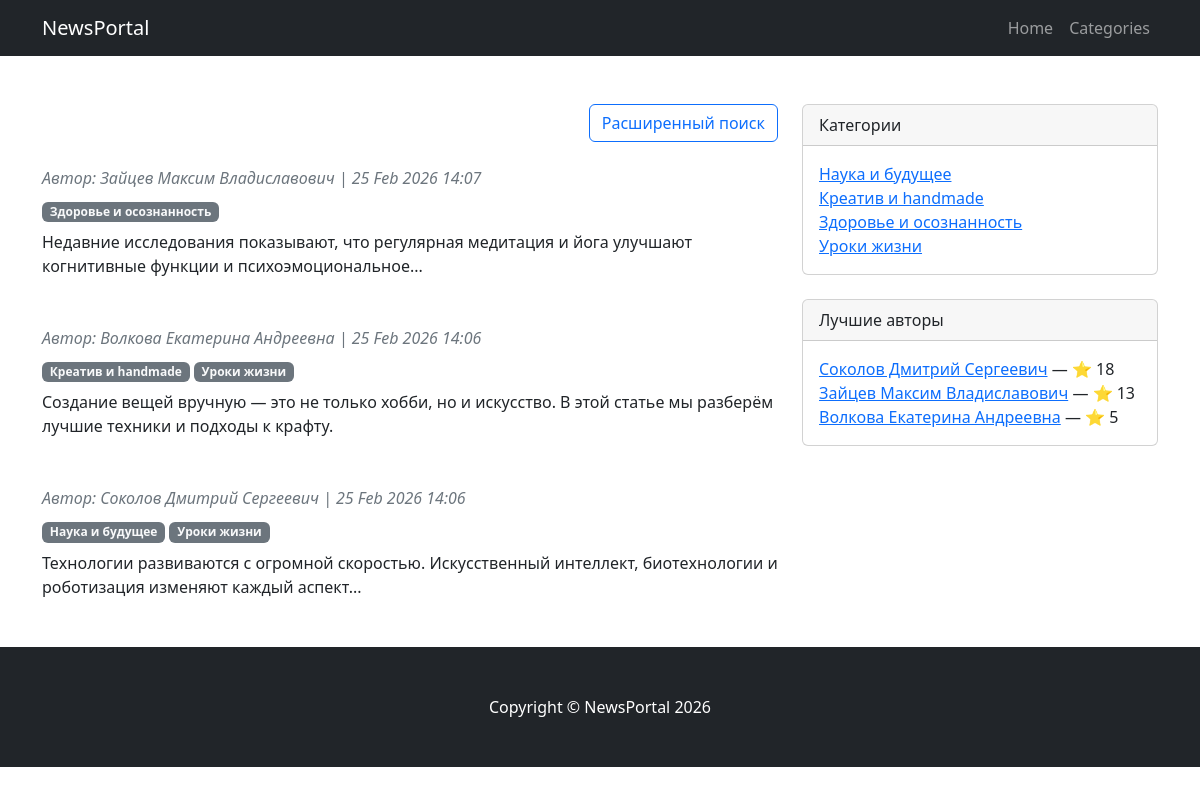
Before: /news/ with the older database file.
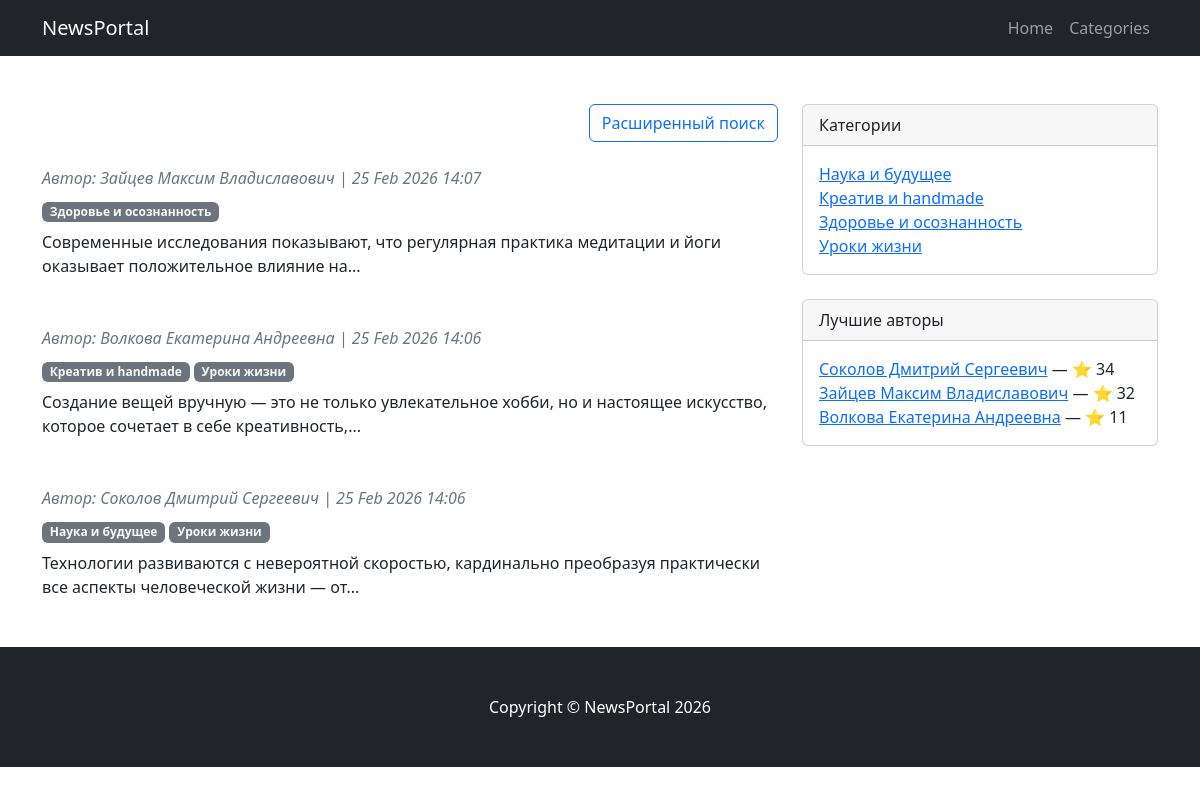
After: the same page with the newer database file.
### NewsPortal/models.py (models this page shows, shortened)
class Post(models.Model):
    name = models.CharField(max_length=50)
    author = models.ForeignKey(Author, on_delete=models.CASCADE)
    type_post = models.CharField(max_length=20, choices=POST_CHOICES)
    time_create = models.DateTimeField(auto_now_add=True)
    categories = models.ManyToManyField(Categories, through='PostCategories')
    content = models.TextField()
    rating_post = models.IntegerField(default=0)
    def preview(self):
        snippet = self.content[:124]
        if len(self.content) > 124:
            snippet = snippet.rsplit(' ', 1)[0]
            return snippet + '...'
        return snippet

class Author(models.Model):
    user = models.OneToOneField(User, on_delete=models.CASCADE)
    rating_author = models.IntegerField(default=0)

### NewsPortal/views.py (the view)
# urls.py: path('news/', PostListView.as_view(), name='post_list'),
class PostListView(ListView):
    model = Post
    template_name = 'post_list.html'
    context_object_name = 'posts'
    ordering = ['-time_create']
    paginate_by = 10
    def get_context_data(self, **kwargs):
        context = super().get_context_data(**kwargs)
        context['categories'] = Categories.objects.all()  # добавляем категории
        context['top_authors'] = Author.objects.order_by(
            '-rating_author'
        )[:5]
        return context
    def get_queryset(self):
        return Post.objects.annotate(num_comments=Count('comment')).order_by('-time_create')

### NewsPortal/templatetags/custom_filters.py (called while the page is built)
@register.filter
def censor(value):
    if not isinstance(value, str):
        return value
    pattern = r'\b(' + '|'.join(re.escape(word) for word in BAD_WORDS) + r')\b'
    def replace_with_stars(match):
        word = match.group()
        return word[0] + '*' * (len(word) - 1)
    return re.sub(pattern, replace_with_stars, value, flags=re.IGNORECASE)

### templates/post_list.html (shortened to what this page needs)
{% extends 'flatpages/default.html' %}
{% load custom_filters %}
{% block content %}
<div class="row">
    <div class="col-lg-8">
        <div class="mb-4 d-flex justify-content-end">
            <a href="{% url 'post_search' %}" class="btn btn-outline-primary">
                Расширенный поиск
            </a>
        </div>
        {% for post in posts %}
        <article class="mb-5">
            <header class="mb-2">
                <div class="text-muted fst-italic mb-2">
                    Автор: {{ post.author.user.username }} | {{ post.time_create|date:"d M Y H:i" }}
                </div>
                {% for category in post.categories.all %}
                    <a class="badge bg-secondary text-decoration-none link-light" href="{% url 'posts_by_category' category.id %}">
                        {{ category.name_categories }}
                    </a>
                {% endfor %}
            </header>
            <p>{{ post.preview | censor }}</p>
        </article>
        {% empty %}
        <p>Постов пока нет.</p>
        {% endfor %}
    </div>
    <div class="col-lg-4">
        <div class="card mb-4">
            <div class="card-header">Категории</div>
            <div class="card-body">
                <ul class="list-unstyled mb-0">
                    {% for category in categories %}
                        <li><a href="{% url 'posts_by_category' category.id %}">{{ category.name_categories }}</a></li>
                    {% endfor %}
                </ul>
            </div>
        </div>
        <div class="card mb-4">
            <div class="card-header">Лучшие авторы</div>
            <div class="card-body">
                <ul class="list-unstyled mb-0">
                    {% for author in top_authors %}
                        <li>
                            <a href="{% url 'author_detail' author.id %}">{{ author.user.username }}</a>
                            — ⭐ {{ author.rating_author }}
                        </li>
                    {% endfor %}
                </ul>
            </div>
        </div>
    </div>
</div>
{% endblock %}

Changed rows visible on the page:
changed Post "Зайцев Максим Владиславович": preview|censor "Недавние исследования показывают, что регулярная медитация и йога улучшают когнитивные функции и психоэмоциональное..." → "Современные исследования показывают, что регулярная практика медитации и йоги оказывает положительное влияние на..."
changed Post "Волкова Екатерина Андреевна": preview|censor "Создание вещей вручную — это не только хобби, но и искусство. В этой статье мы разберём лучшие техники и подходы к крафту." → "Создание вещей вручную — это не только увлекательное хобби, но и настоящее искусство, которое сочетает в себе креативность,..."
changed Post "Соколов Дмитрий Сергеевич": preview|censor "Технологии развиваются с огромной скоростью. Искусственный интеллект, биотехнологии и роботизация изменяют каждый аспект..." → "Технологии развиваются с невероятной скоростью, кардинально преобразуя практически все аспекты человеческой жизни — от..."
changed Author "Соколов Дмитрий Сергеевич": rating_author "18" → "34"
changed Author "Зайцев Максим Владиславович": rating_author "13" → "32"
changed Author "Волкова Екатерина Андреевна": rating_author "5" → "11"
